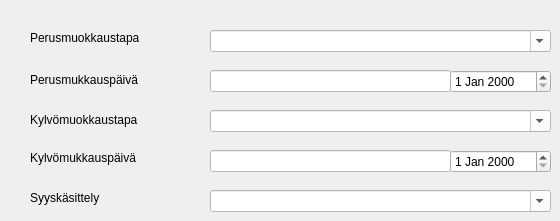
   <widget class="QWidget" name="tab">
    <attribute name="title">
     <string>Maankäsittely</string>
    </attribute>
    <widget class="QLabel" name="label">
     <property name="geometry">
      <rect>
       <x>30</x>
       <y>30</y>
       <width>141</width>
       <height>16</height>
      </rect>
     </property>
     <property name="text">
      <string>Perusmuokkaustapa</string>
     </property>
    </widget>
    <widget class="QComboBox" name="comboBox_perusmuok_tapa">
     <property name="geometry">
      <rect>
       <x>210</x>
       <y>30</y>
       <width>341</width>
       <height>22</height>
      </rect>
     </property>
     <property name="styleSheet">
      <string notr="true">background-color: rgb(255, 255, 255);</string>
     </property>
     <property name="editable">
      <bool>true</bool>
     </property>
     <item>
      <property name="text">
       <string/>
      </property>
     </item>
     <item>
      <property name="text">
       <string>Lanaäestys</string>
      </property>
     </item>
     <item>
      <property name="text">
       <string>Jousiäestys</string>
      </property>
     </item>
    </widget>
    <widget class="QLabel" name="label_2">
     <property name="geometry">
      <rect>
       <x>30</x>
       <y>70</y>
       <width>181</width>
       <height>20</height>
      </rect>
     </property>
     <property name="text">
      <string>Perusmukkauspäivä</string>
     </property>
    </widget>
    <widget class="QLineEdit" name="lineEdit_perusmuok_paiva">
     <property name="geometry">
      <rect>
       <x>210</x>
       <y>70</y>
       <width>241</width>
       <height>22</height>
      </rect>
     </property>
     <property name="styleSheet">
      <string notr="true">background-color: rgb(255, 255, 255);</string>
     </property>
    </widget>
    <widget class="QDateEdit" name="dateEdit_perusmuokkaus">
     <property name="geometry">
      <rect>
       <x>450</x>
       <y>70</y>
       <width>101</width>
       <height>23</height>
      </rect>
     </property>
     <property name="styleSheet">
      <string notr="true"/>
     </property>
     <property name="calendarPopup">
      <bool>false</bool>
     </property>
    </widget>
    <widget class="QLabel" name="label_3">
     <property name="geometry">
      <rect>
       <x>30</x>
       <y>110</y>
       <width>151</width>
       <height>20</height>
      </rect>
     </property>
     <property name="text">
      <string>Kylvömuokkaustapa</string>
     </property>
    </widget>
    <widget class="QComboBox" name="comboBox_kylvomuokkaus_tapa">
     <property name="geometry">
      <rect>
       <x>210</x>
       <y>110</y>
       <width>341</width>
       <height>22</height>
      </rect>
     </property>
     <property name="styleSheet">
      <string notr="true">background-color: rgb(255, 255, 255);</string>
     </property>
     <property name="editable">
      <bool>true</bool>
     </property>
     <item>
      <property name="text">
       <string/>
      </property>
     </item>
     <item>
      <property name="text">
       <string>Jousiäestys</string>
      </property>
     </item>
    </widget>
    <widget class="QLabel" name="label_4">
     <property name="geometry">
      <rect>
       <x>30</x>
       <y>150</y>
       <width>141</width>
       <height>16</height>
      </rect>
     </property>
     <property name="text">
      <string>Kylvömukkauspäivä</string>
     </property>
    </widget>
    <widget class="QLineEdit" name="lineEdit_kylvomuok_paiva">
     <property name="geometry">
      <rect>
       <x>210</x>
       <y>150</y>
       <width>241</width>
       <height>22</height>
      </rect>
     </property>
     <property name="styleSheet">
      <string notr="true">background-color: rgb(255, 255, 255);</string>
     </property>
    </widget>
    <widget class="QDateEdit" name="dateEdit_kylvomuokkaus">
     <property name="geometry">
      <rect>
       <x>450</x>
       <y>150</y>
       <width>101</width>
       <height>23</height>
      </rect>
     </property>
     <property name="calendarPopup">
      <bool>false</bool>
     </property>
    </widget>
    <widget class="QLabel" name="label_5">
     <property name="geometry">
      <rect>
       <x>30</x>
       <y>190</y>
       <width>141</width>
       <height>16</height>
      </rect>
     </property>
     <property name="text">
      <string>Syyskäsittely</string>
     </property>
    </widget>
    <widget class="QComboBox" name="comboBox_syys_kasittelu">
     <property name="geometry">
      <rect>
       <x>210</x>
       <y>190</y>
       <width>341</width>
       <height>22</height>
      </rect>
     </property>
     <property name="styleSheet">
      <string notr="true">background-color: rgb(255, 255, 255);</string>
     </property>
     <property name="editable">
      <bool>true</bool>
     </property>
     <item>
      <property name="text">
       <string/>
      </property>
     </item>
     <item>
      <property name="text">
       <string>Jää sägelle</string>
      </property>
     </item>
     <item>
      <property name="text">
       <string>Kevytmuokkaus</string>
      </property>
     </item>
     <item>
      <property name="text">
       <string>Kynnetään</string>
      </property>
     </item>
    </widget>
   </widget>
